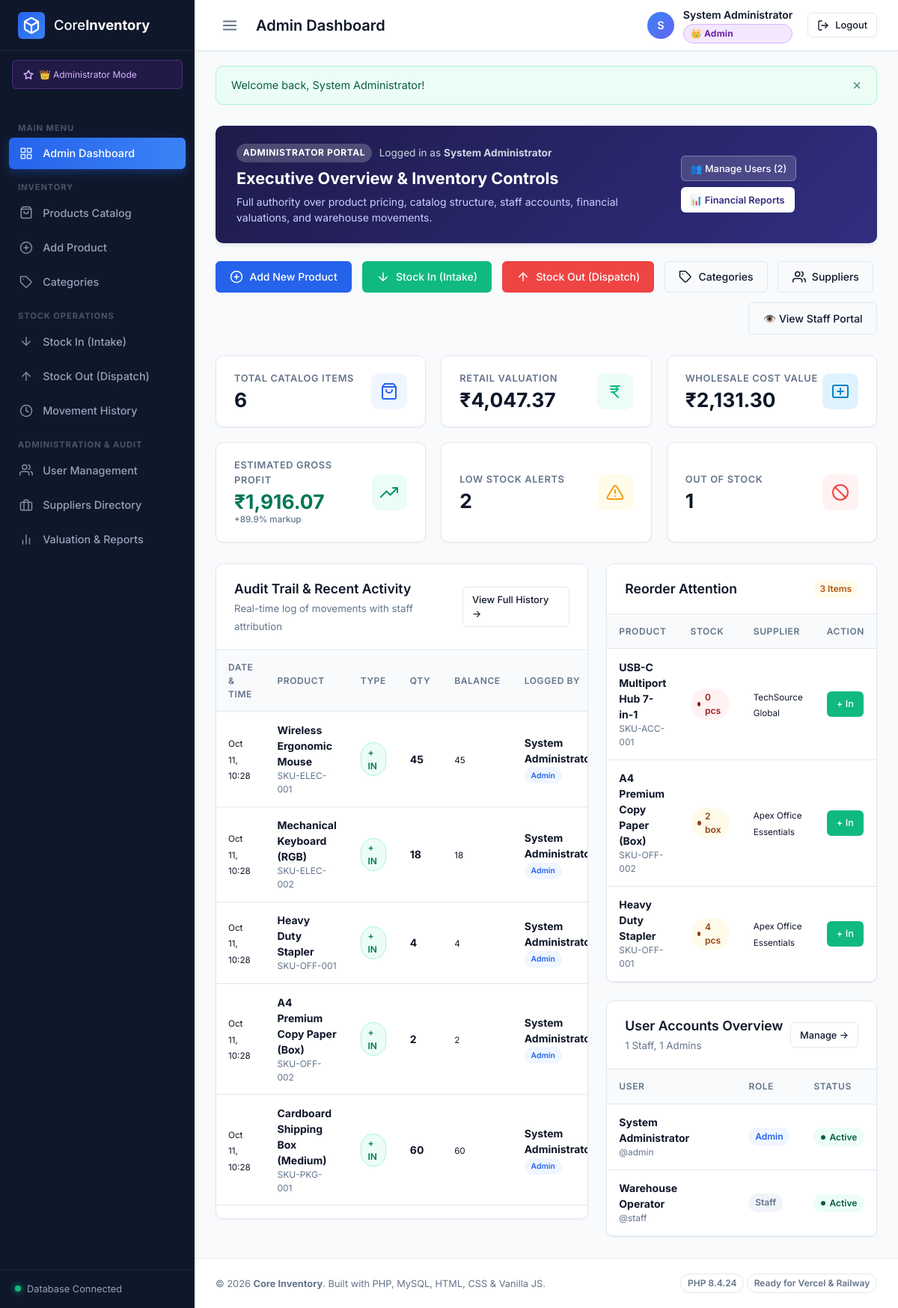
The app's page /pages/admin-dashboard.php (signed in) with its own data.
### tables this page shows
CREATE TABLE `stock_transactions` (
    `id` INT UNSIGNED NOT NULL AUTO_INCREMENT,
    `product_id` INT UNSIGNED NOT NULL,
    `user_id` INT UNSIGNED NULL,
    `type` ENUM('IN', 'OUT') NOT NULL,
    `quantity` INT NOT NULL,
    `balance_before` INT NOT NULL,
    `balance_after` INT NOT NULL,
    `reason` VARCHAR(100) NOT NULL DEFAULT 'Restock',
    `reference_no` VARCHAR(100) NULL,
    `notes` TEXT NULL,
    `created_at` DATETIME NOT NULL DEFAULT CURRENT_TIMESTAMP,
    PRIMARY KEY (`id`),
    KEY `idx_stock_product` (`product_id`),
    KEY `idx_stock_user` (`user_id`),
    KEY `idx_stock_type` (`type`),
    KEY `idx_stock_created` (`created_at`),
    CONSTRAINT `fk_stock_product` FOREIGN KEY (`product_id`)
        REFERENCES `products` (`id`) ON DELETE CASCADE ON UPDATE CASCADE,
    CONSTRAINT `fk_stock_user` FOREIGN KEY (`user_id`)
        REFERENCES `users` (`id`) ON DELETE SET NULL ON UPDATE CASCADE
);

CREATE TABLE `products` (
    `id` INT UNSIGNED NOT NULL AUTO_INCREMENT,
    `sku` VARCHAR(50) NOT NULL,
    `name` VARCHAR(150) NOT NULL,
    `description` TEXT NULL,
    `category_id` INT UNSIGNED NULL,
    `supplier_id` INT UNSIGNED NULL,
    `cost_price` DECIMAL(10, 2) NOT NULL DEFAULT 0.00,
    `unit_price` DECIMAL(10, 2) NOT NULL DEFAULT 0.00,
    `quantity` INT NOT NULL DEFAULT 0,
    `min_threshold` INT NOT NULL DEFAULT 5,
    `unit_of_measure` VARCHAR(30) NOT NULL DEFAULT 'pcs',
    `created_at` DATETIME NOT NULL DEFAULT CURRENT_TIMESTAMP,
    `updated_at` DATETIME NOT NULL DEFAULT CURRENT_TIMESTAMP ON UPDATE CURRENT_TIMESTAMP,
    PRIMARY KEY (`id`),
    UNIQUE KEY `uk_products_sku` (`sku`),
    KEY `idx_products_category` (`category_id`),
    KEY `idx_products_supplier` (`supplier_id`),
    CONSTRAINT `fk_products_category` FOREIGN KEY (`category_id`)
        REFERENCES `categories` (`id`) ON DELETE SET NULL ON UPDATE CASCADE,
    CONSTRAINT `fk_products_supplier` FOREIGN KEY (`supplier_id`)
        REFERENCES `suppliers` (`id`) ON DELETE SET NULL ON UPDATE CASCADE
);

CREATE TABLE `users` (
    `id` INT UNSIGNED NOT NULL AUTO_INCREMENT,
    `full_name` VARCHAR(100) NOT NULL,
    `username` VARCHAR(50) NOT NULL,
    `email` VARCHAR(100) NOT NULL,
    `password_hash` VARCHAR(255) NOT NULL,
    `role` ENUM('admin', 'staff') NOT NULL DEFAULT 'staff',
    `status` ENUM('active', 'inactive') NOT NULL DEFAULT 'active',
    `created_at` DATETIME NOT NULL DEFAULT CURRENT_TIMESTAMP,
    `updated_at` DATETIME NOT NULL DEFAULT CURRENT_TIMESTAMP ON UPDATE CURRENT_TIMESTAMP,
    PRIMARY KEY (`id`),
    UNIQUE KEY `uk_users_username` (`username`),
    UNIQUE KEY `uk_users_email` (`email`)
);

CREATE TABLE `suppliers` (
    `id` INT UNSIGNED NOT NULL AUTO_INCREMENT,
    `name` VARCHAR(150) NOT NULL,
    `contact_person` VARCHAR(100) NULL,
    `email` VARCHAR(100) NULL,
    `phone` VARCHAR(30) NULL,
    `address` TEXT NULL,
    `created_at` DATETIME NOT NULL DEFAULT CURRENT_TIMESTAMP,
    PRIMARY KEY (`id`)
);

### pages/admin-dashboard.php (the view, shortened to what the rows shown need)
<?php
require_once __DIR__ . '/../includes/header.php';
try {
    $txStmt = $pdo->query("SELECT st.*, p.name AS product_name, p.sku, u.full_name AS user_name, u.role AS user_role
        FROM stock_transactions st
        JOIN products p ON st.product_id = p.id
        LEFT JOIN users u ON st.user_id = u.id
        ORDER BY st.created_at DESC LIMIT 8");
    $recentTransactions = $txStmt->fetchAll();
    $urgentStmt = $pdo->query("SELECT p.*, c.name AS category_name, s.name AS supplier_name
        FROM products p
        LEFT JOIN categories c ON p.category_id = c.id
        LEFT JOIN suppliers s ON p.supplier_id = s.id
        WHERE p.quantity <= p.min_threshold
        ORDER BY p.quantity ASC LIMIT 5");
    $urgentItems = $urgentStmt->fetchAll();
    $recentUsersStmt = $pdo->query("SELECT id, full_name, username, role, status FROM users ORDER BY created_at DESC LIMIT 4");
    $recentUsers = $recentUsersStmt->fetchAll();
} catch (PDOException $e) {
    error_log("Admin Dashboard query error: " . $e->getMessage());
    $totalProducts = $totalValuation = $totalCostVal = $grossMargin = $marginPercent = 0;
    $lowStockCount = $outOfStockCount = $totalUsers = $staffCount = 0;
    $recentTransactions = [];
    $urgentItems = [];
    $recentUsers = [];
}
?>
<div class="card" style="margin-bottom: 1.5rem; background: linear-gradient(135deg, #1e1b4b 0%, #312e81 100%); color: #ffffff; border: none; box-shadow: var(--shadow-md);">
    <div class="card-body" style="padding: 1.5rem 1.75rem; display: flex; align-items: center; justify-content: space-between; flex-wrap: gap; gap: 1rem;">
        <div>
            <h2 style="font-size: 1.35rem; font-weight: 700; color: #ffffff; margin-bottom: 0.25rem;">Executive Overview & Inventory Controls</h2>
        </div>
    </div>
</div>
<div class="dashboard-grid">
    <div class="card">
        <div class="card-header">
            <div>
                <h2 class="card-title">Audit Trail & Recent Activity</h2>
            </div>
        </div>
        <div class="card-body" style="padding: 0;">
            <div class="table-responsive">
                <table class="table">
                    <thead>
                        <tr>
                            <th>Date & Time</th>
                            <th>Product</th>
                            <th>Type</th>
                            <th>Qty</th>
                            <th>Balance</th>
                            <th>Logged By</th>
                        </tr>
                    </thead>
                    <tbody>
                        <?php if (empty($recentTransactions)): ?>
                            <tr>
                                <td colspan="6" style="text-align: center; padding: 2rem; color: var(--text-muted);">
                                    No inventory movements recorded yet.
                                </td>
                            </tr>
                        <?php else: ?>
                            <?php foreach ($recentTransactions as $tx): ?>
                                <tr>
                                    <td><small><?= date('M d, H:i', strtotime($tx['created_at'])) ?></small></td>
                                    <td>
                                        <strong><?= htmlspecialchars($tx['product_name']) ?></strong>
                                        <div style="font-size: 0.75rem; color: var(--text-muted);"><?= htmlspecialchars($tx['sku']) ?></div>
                                    </td>
                                    <td>
                                        <span class="badge <?= $tx['type'] === 'IN' ? 'badge-movement-in' : 'badge-movement-out' ?>">
                                            <?= $tx['type'] === 'IN' ? '+ IN' : '- OUT' ?>
                                        </span>
                                    </td>
                                    <td><strong><?= number_format($tx['quantity']) ?></strong></td>
                                    <td><small><?= number_format($tx['balance_after']) ?></small></td>
                                    <td>
                                        <div><strong><?= htmlspecialchars($tx['user_name'] ?? 'System') ?></strong></div>
                                        <span class="badge <?= ($tx['user_role'] ?? '') === 'admin' ? 'badge-primary' : 'badge-secondary' ?>" style="font-size: 0.65rem;">
                                            <?= ucfirst($tx['user_role'] ?? 'staff') ?>
                                        </span>
                                    </td>
                                </tr>
                            <?php endforeach; ?>
                        <?php endif; ?>
                    </tbody>
                </table>
            </div>
        </div>
    </div>
    <div style="display: flex; flex-direction: column; gap: 1.5rem;">
        <div class="card" style="margin-bottom: 0;">
            <div class="card-header">
                <h2 class="card-title">Reorder Attention</h2>
            </div>
            <div class="card-body" style="padding: 0;">
                <div class="table-responsive">
                    <table class="table">
                        <thead>
                            <tr>
                                <th>Product</th>
                                <th>Stock</th>
                                <th>Supplier</th>
                                <th>Action</th>
                            </tr>
                        </thead>
                        <tbody>
                            <?php if (empty($urgentItems)): ?>
                                <tr>
                                    <td colspan="4" style="text-align: center; padding: 1.5rem; color: var(--text-muted);">
                                        All inventory levels are healthy!
                                    </td>
                                </tr>
                            <?php else: ?>
                                <?php foreach ($urgentItems as $item): ?>
                                    <tr>
                                        <td>
                                            <strong><?= htmlspecialchars($item['name']) ?></strong>
                                            <div style="font-size: 0.75rem; color: var(--text-muted);"><?= htmlspecialchars($item['sku']) ?></div>
                                        </td>
                                        <td>
                                            <span class="stock-status-pill <?= $item['quantity'] == 0 ? 'outofstock' : 'lowstock' ?>">
                                                <?= $item['quantity'] ?> <?= htmlspecialchars($item['unit_of_measure']) ?>
                                            </span>
                                        </td>
                                        <td><small><?= htmlspecialchars($item['supplier_name'] ?? '-') ?></small></td>
                                        <td>
                                            <a href="<?= url('pages/stock-in.php?product_id=' . $item['id']) ?>" class="btn btn-sm btn-success" title="Restock">
                                                + In
                                            </a>
                                        </td>
                                    </tr>
                                <?php endforeach; ?>
                            <?php endif; ?>
                        </tbody>
                    </table>
                </div>
            </div>
        </div>
        <div class="card" style="margin-bottom: 0;">
            <div class="card-header">
                <div>
                    <h2 class="card-title">User Accounts Overview</h2>
                </div>
            </div>
            <div class="card-body" style="padding: 0;">
                <div class="table-responsive">
                    <table class="table">
                        <thead>
                            <tr>
                                <th>User</th>
                                <th>Role</th>
                                <th>Status</th>
                            </tr>
                        </thead>
                        <tbody>
                            <?php foreach ($recentUsers as $ru): ?>
                                <tr>
                                    <td>
                                        <strong><?= htmlspecialchars($ru['full_name']) ?></strong>
                                        <div style="font-size: 0.75rem; color: var(--text-muted);">@<?= htmlspecialchars($ru['username']) ?></div>
                                    </td>
                                    <td>
                                        <span class="badge <?= $ru['role'] === 'admin' ? 'badge-primary' : 'badge-secondary' ?>">
                                            <?= ucfirst($ru['role']) ?>
                                        </span>
                                    </td>
                                    <td>
                                        <span class="stock-status-pill <?= $ru['status'] === 'active' ? 'instock' : 'outofstock' ?>">
                                            <?= ucfirst($ru['status']) ?>
                                        </span>
                                    </td>
                                </tr>
                            <?php endforeach; ?>
                        </tbody>
                    </table>
                </div>
            </div>
        </div>
    </div>
</div>
<?php require_once __DIR__ . '/../includes/footer.php'; ?>

### records on screen
stock_transactions: created_at "Oct 11, 10:28", product.name "Wireless Ergonomic Mouse", product.sku "SKU-ELEC-001", type "+ IN", quantity "45", balance_after "45", user.full_name "System…", user.role "Admin"
stock_transactions: created_at "Oct 11, 10:28", product.name "Mechanical Keyboard (RGB)", product.sku "SKU-ELEC-002", type "+ IN", quantity "18", balance_after "18", user.full_name "System…", user.role "Admin"
stock_transactions: created_at "Oct 11, 10:28", product.name "Heavy Duty Stapler", product.sku "SKU-OFF-001", type "+ IN", quantity "4", balance_after "4", user.full_name "System…", user.role "Admin"
stock_transactions: created_at "Oct 11, 10:28", product.name "A4 Premium Copy Paper (Box)", product.sku "SKU-OFF-002", type "+ IN", quantity "2", balance_after "2", user.full_name "System…", user.role "Admin"
stock_transactions: created_at "Oct 11, 10:28", product.name "Cardboard Shipping Box (Medium)", product.sku "SKU-PKG-001", type "+ IN", quantity "60", balance_after "60", user.full_name "System…", user.role "Admin"
products: name "USB-C Multiport Hub 7-in-1", sku "SKU-ACC-001", quantity "0", unit_of_measure "pcs", supplier.name "TechSource Global"
products: name "A4 Premium Copy Paper (Box)", sku "SKU-OFF-002", quantity "2", unit_of_measure "box", supplier.name "Apex Office Essentials"
products: name "Heavy Duty Stapler", sku "SKU-OFF-001", quantity "4", unit_of_measure "pcs", supplier.name "Apex Office Essentials"
users: full_name "System Administrator", username "admin", role "Admin", status "Active"
users: full_name "Warehouse Operator", username "staff", role "Staff", status "Active"

### other values on screen
$pageTitle "Admin Dashboard"
substr($user['full_name'], 0, 1) "S"
$user['full_name'] "System Administrator"
$flash['message'] "Welcome back, System Administrator!"
$totalUsers "2"
$totalProducts "6"
formatCurrency($totalValuation) "₹4,047.37"
formatCurrency($totalCostVal) "₹2,131.30"
formatCurrency($grossMargin) "₹1,916.07"
$marginPercent "89.9"
$lowStockCount "2"
$outOfStockCount "1"
count($urgentItems) "3"
$staffCount "1"
$totalUsers - $staffCount "1"
